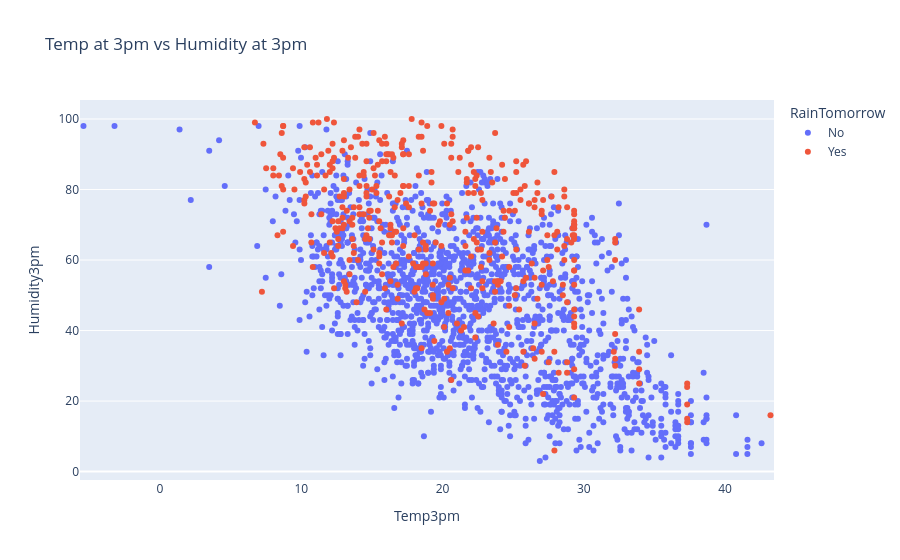

Notebook code cell kept with this figure:
### Code cell
px.strip(raw_df.sample(2000), title='Temp at 3pm vs Humidity at 3pm', x='Temp3pm',y='Humidity3pm', color='RainTomorrow')

### Figure 1 — Plotly figure (JSON) as saved in the notebook; plotly's stock layout.template omitted (floating-point values rounded to 4 significant figures; data arrays with more than 128 entries replaced by an {"elided": "..."} marker saying what was removed)
{"data": [{"alignmentgroup": "True", "boxpoints": "all", "fillcolor": "rgba(255,255,255,0)", "hoveron": "points", "hovertemplate": "RainTomorrow=No<br>Temp3pm=%{x}<br>Humidity3pm=%{y}<extra></extra>", "legendgroup": "No", "line": {"color": "rgba(255,255,255,0)"}, "marker": {"color": "#636efa"}, "name": "No", "offsetgroup": "No", "orientation": "v", "pointpos": 0, "showlegend": true, "type": "box", "x": {"elided": "1574 float values"}, "x0": " ", "xaxis": "x", "y": {"elided": "1574 float values"}, "y0": " ", "yaxis": "y"}, {"alignmentgroup": "True", "boxpoints": "all", "fillcolor": "rgba(255,255,255,0)", "hoveron": "points", "hovertemplate": "RainTomorrow=Yes<br>Temp3pm=%{x}<br>Humidity3pm=%{y}<extra></extra>", "legendgroup": "Yes", "line": {"color": "rgba(255,255,255,0)"}, "marker": {"color": "#EF553B"}, "name": "Yes", "offsetgroup": "Yes", "orientation": "v", "pointpos": 0, "showlegend": true, "type": "box", "x": {"elided": "426 float values"}, "x0": " ", "xaxis": "x", "y": {"elided": "426 float values"}, "y0": " ", "yaxis": "y"}], "layout": {"boxmode": "group", "legend": {"title": {"text": "RainTomorrow"}, "tracegroupgap": 0}, "title": {"text": "Temp at 3pm vs Humidity at 3pm"}, "xaxis": {"anchor": "y", "domain": [0, 1], "title": {"text": "Temp3pm"}}, "yaxis": {"anchor": "x", "domain": [0, 1], "title": {"text": "Humidity3pm"}}}}
